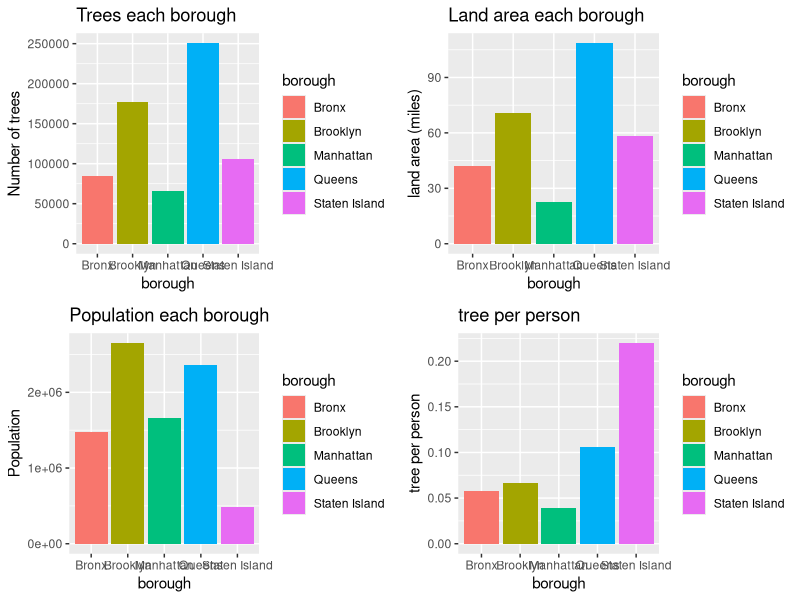

This figure's R source:
## ---- chunk 1
knitr::opts_chunk$set(echo = TRUE,message = FALSE,
                      warning = FALSE)
## ---- chunk 2
borough<-c("Manhattan","Bronx","Staten Island","Brooklyn","Queens")
borough<-factor(borough)
tree<-c(65423,85203,105318,177293,250551)
population<-c(1664727,1471160,479458,2648771,2358582)
area<-c(22.83,42.1,58.37,70.82,108.53)
populationdensity<-population/area
treedensity<-tree/area
mydata<-data.frame(borough, treedensity, populationdensity,tree,population)
library(ggplot2)
library(gridExtra)
library(grid)
library(lattice)
s1<-ggplot(mydata,aes(x=borough,fill=borough))+geom_bar(aes(y=tree),stat="identity")+labs(title="Trees each borough",x="borough", y = "Number of trees")
s2<-ggplot(mydata,aes(x=borough,fill=borough))+geom_bar(aes(y=area),stat="identity")+labs(title="Land area each borough",x="borough", y = "land area (miles)")
s3<-ggplot(mydata,aes(x=borough,fill=borough))+geom_bar(aes(y=population),stat="identity")+labs(title="Population each borough",x="borough", y = "Population")
s4<-ggplot(mydata,aes(x=borough,fill=borough))+geom_bar(aes(y=tree/population),stat="identity")+labs(title="tree per person",x="borough", y = "tree per person")
grid.arrange(s1, s2, s3, s4, ncol=2)
